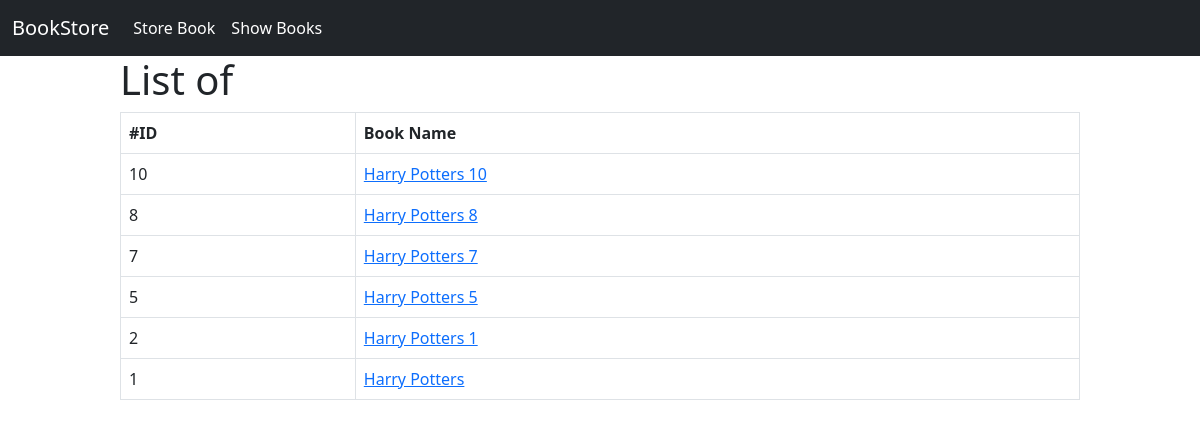
/show_books/, run on the app's committed database.
### book/models.py (models this page shows)
class BookStoreModel(models.Model):
    CATEGORY = (
    ('Mystery', 'Mystery'),
    ('Thriller', 'Thriller'),
    ('Sci-Fi', 'Sci-Fi'),
    ('Humor', 'Humor'),
    ('Horror', 'Horror'),
    )
    id = models.IntegerField(primary_key=True)
    book_name = models.CharField(max_length=30)
    author = models.CharField(max_length=30)
    category = models.CharField(max_length=30, choices=CATEGORY)
    first_pub = models.DateTimeField(auto_now_add=True) # django ekdom first date
    last_pub = models.DateTimeField(auto_now=True) # erpor joto update korbo sei date dekhabe

### book/views.py (the view)
# urls.py: path('show_books/', views.ShowBooksView.as_view(), name='show_books'),
class ShowBooksView(ListView):
    model = BookStoreModel
    template_name = 'show_book.html'
    context_object_name = 'booklist'
    ordering = ['-id']

### book/templates/show_book.html (shortened to what this page needs)
{% extends 'base.html' %} {% block content%}
<div style="width:80%;margin : auto;">
    <h1>List of {{extra_data.type}}</h1>
{% if booklist %}
  <table class="table table-bordered">
    <thead>
      <tr>
        <th scope="col">#ID</th>
        <th scope="col">Book Name</th>
      </tr>
    </thead>
    <tbody>
      {% for item in booklist %}
      <tr>
        <td>{{item.id}}</td>
        <td><a href="{% url 'book_details' item.id%}">{{item.book_name}}</a></td>
      </tr>
      {% endfor %}
    </tbody>
  </table>
  {% else %}
  <h3>No Data avaiable</h3>
  {% endif %}
</div>
{% endblock %}

### book/templates/base.html (shortened to what this page needs)
<!DOCTYPE html>
<html lang="en">
  <head>
    <link
      href="https://cdn.jsdelivr.net/npm/bootstrap@5.3.0-alpha3/dist/css/bootstrap.min.css"
      rel="stylesheet"
    />
  </head>
  <body>
    <nav class="navbar navbar-expand-lg bg-dark text-white">
      <div class="container-fluid text-white">
        <a class="navbar-brand text-white" href="#">BookStore</a>
        <div class="collapse navbar-collapse " id="navbarNavAltMarkup">
          <div class="navbar-nav text-white">
            <a class="nav-link text-white" href="{% url 'storebook' %}">Store Book</a>
            <a class="nav-link text-white" href="{% url 'show_books' %}">Show Books</a>
          </div>
        </div>
      </div>
    </nav>
    {% block content %} {% endblock %}
  </body>
</html>

### data on the page
BookStoreModel: id "10", book_name "Harry Potters 10"
BookStoreModel: id "8", book_name "Harry Potters 8"
BookStoreModel: id "7", book_name "Harry Potters 7"
BookStoreModel: id "5", book_name "Harry Potters 5"
BookStoreModel: id "2", book_name "Harry Potters 1"
BookStoreModel: id "1", book_name "Harry Potters"
